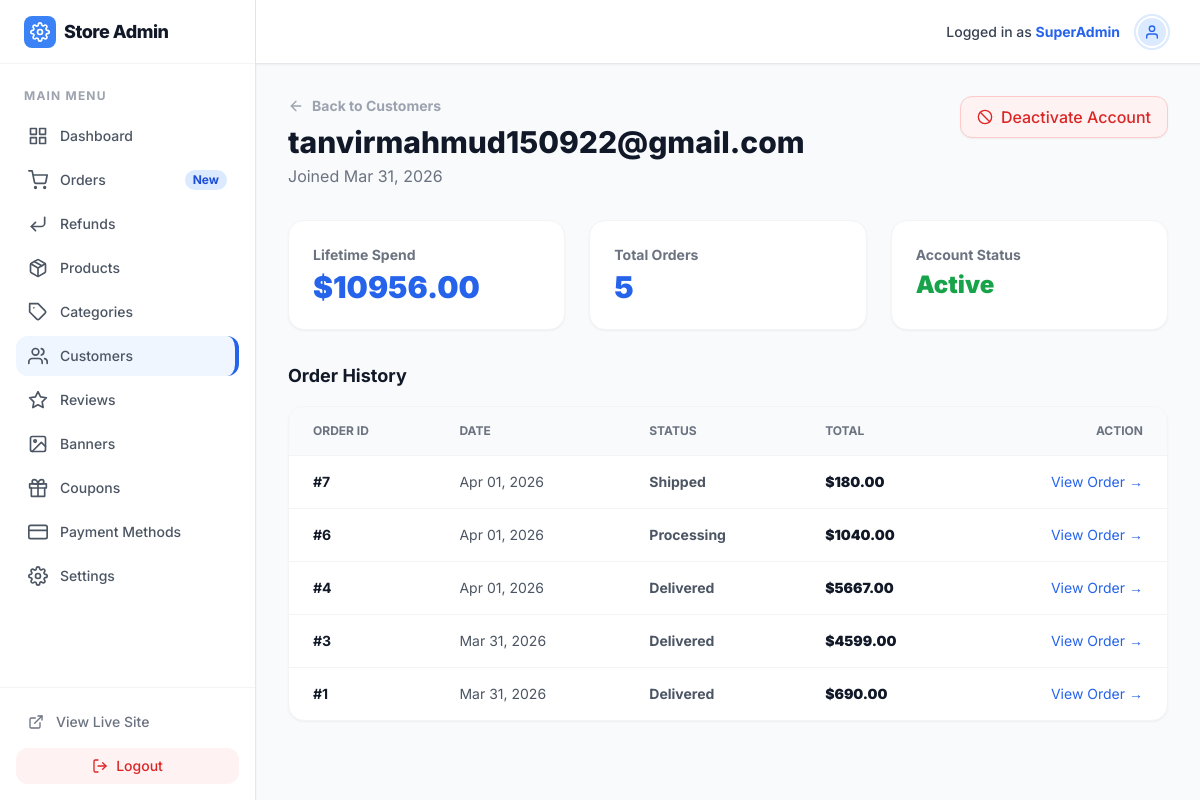
The page /store-admin/users/2/ (signed in) on the database its author committed.
### nexgen/models.py (models this page shows, shortened)
class CustomUser(AbstractBaseUser, PermissionsMixin):
    email = models.EmailField(unique=True)
    first_name = models.CharField(max_length=30, blank=True)
    last_name = models.CharField(max_length=30, blank=True)
    phone_number = models.CharField(max_length=20, blank=True)
    profile_picture = models.ImageField(upload_to='profiles/', blank=True, null=True)
    is_active = models.BooleanField(default=True)
    is_staff = models.BooleanField(default=False)
    date_joined = models.DateTimeField(default=timezone.now)
    notify_email = models.BooleanField(default=True)
    notify_sms = models.BooleanField(default=False)
    notify_push = models.BooleanField(default=True)
    objects = CustomUserManager()
    USERNAME_FIELD = 'email'
    REQUIRED_FIELDS = []

class Order(models.Model):
    STATUS_CHOICES = (
        ('Pending', 'Pending'),
        ('Processing', 'Processing'),
        ('Shipped', 'Shipped'),
        ('Out for Delivery', 'Out for Delivery'),
        ('Delivered', 'Delivered'),
        ('Cancelled', 'Cancelled'),
        ('Refund Requested', 'Refund Requested'),
    )
    user = models.ForeignKey(CustomUser, on_delete=models.CASCADE)
    status = models.CharField(max_length=25, choices=STATUS_CHOICES, default='Pending')
    total_price = models.DecimalField(max_digits=10, decimal_places=2)
    discount_amount = models.DecimalField(max_digits=10, decimal_places=2, default=0)
    coupon = models.ForeignKey('Coupon', null=True, blank=True, on_delete=models.SET_NULL)
    shipping_address = models.TextField()
    payment_provider = models.ForeignKey('PaymentMethod', null=True, blank=True, on_delete=models.SET_NULL)
    sender_number = models.CharField(max_length=20, blank=True)
    transaction_id = models.CharField(max_length=100, blank=True)
    is_paid = models.BooleanField(default=False)
    created_at = models.DateTimeField(auto_now_add=True)

### nexgen/admin_views.py (the view)
# urls.py: path('users/<int:pk>/', admin_views.admin_user_detail, name='admin_user_detail'),
@user_passes_test(is_admin, login_url='/store-admin/login/')
def admin_user_detail(request, pk):
    user_obj = get_object_or_404(CustomUser, pk=pk)
    user_orders = Order.objects.filter(user=user_obj).order_by('-created_at')
    lifetime_spend = sum(order.total_price for order in user_orders.filter(status='Delivered'))
    context = {
        'user_obj': user_obj,
        'user_orders': user_orders,
        'lifetime_spend': lifetime_spend,
    }
    return render(request, 'admin_panel/user_detail.html', context)

### nexgen/admin_views.py (called while the page is built)
def is_admin(user):
    return user.is_authenticated and user.is_staff

### nexgen/context_processors.py (called while the page is built)
def store_settings(request):
    try:
        settings = StoreSetting.objects.get(pk=1)
        currency = settings.currency
    except StoreSetting.DoesNotExist:
        currency = '$'
    banners = Banner.objects.filter(is_active=True).order_by('order')
    return {
        'STORE_CURRENCY': currency,
        'banners': banners
    }

### nexgen/templates/admin_panel/user_detail.html (shortened to what this page needs)
{% extends 'admin_panel/admin_base.html' %}
{% block content %}
<div class="mb-8 flex justify-between items-start">
    <div>
        <a href="{% url 'admin_users_list' %}" class="inline-flex items-center gap-2 text-sm font-bold text-gray-400 hover:text-gray-900 mb-2 transition-colors">
            <i data-feather="arrow-left" class="w-4 h-4"></i> Back to Customers
        </a>
        <h1 class="text-3xl font-extrabold text-gray-900">{{ user_obj.email }}</h1>
        <p class="text-gray-500 mt-1">Joined {{ user_obj.date_joined|date:"M d, Y" }}</p>
    </div>
    <form action="{% url 'admin_user_toggle_active' user_obj.id %}" method="post">
        {% if user_obj.is_active %}
            <button type="submit" onclick="return confirm('Disable this account? They will be unable to log in.');" class="bg-red-50 text-red-600 px-4 py-2 rounded-xl font-medium border border-red-200 hover:bg-red-100 transition-colors shadow-sm flex items-center gap-2">
                <i data-feather="slash" class="w-4 h-4"></i> Deactivate Account
            </button>
        {% else %}
            <button type="submit" class="bg-green-50 text-green-600 px-4 py-2 rounded-xl font-medium border border-green-200 hover:bg-green-100 transition-colors shadow-sm flex items-center gap-2">
                <i data-feather="check-circle" class="w-4 h-4"></i> Re-activate Account
            </button>
        {% endif %}
    </form>
</div>
<div class="grid grid-cols-1 md:grid-cols-3 gap-6 mb-8 text-gray-900">
    <div class="bg-white p-6 rounded-2xl shadow-sm border border-gray-100">
        <p class="text-sm font-bold text-gray-500 mb-1">Lifetime Spend</p>
        <h3 class="text-3xl font-black text-primary-600">${{ lifetime_spend }}</h3>
    </div>
    <div class="bg-white p-6 rounded-2xl shadow-sm border border-gray-100">
        <p class="text-sm font-bold text-gray-500 mb-1">Total Orders</p>
        <h3 class="text-3xl font-black text-blue-600">{{ user_orders.count }}</h3>
    </div>
    <div class="bg-white p-6 rounded-2xl shadow-sm border border-gray-100">
        <p class="text-sm font-bold text-gray-500 mb-1">Account Status</p>
        {% if user_obj.is_active %}
            <h3 class="text-2xl font-black text-green-600">Active</h3>
        {% else %}
            <h3 class="text-2xl font-black text-red-600">Disabled</h3>
        {% endif %}
    </div>
</div>
<h3 class="text-lg font-bold text-gray-900 mb-4">Order History</h3>
<div class="bg-white rounded-2xl shadow-sm border border-gray-100 overflow-hidden">
    <div class="overflow-x-auto">
        <table class="w-full text-left text-sm text-gray-600">
            <thead class="bg-gray-50 text-xs uppercase font-bold text-gray-500 border-b border-gray-100">
                <tr>
                    <th scope="col" class="px-6 py-4">Order ID</th>
                    <th scope="col" class="px-6 py-4">Date</th>
                    <th scope="col" class="px-6 py-4">Status</th>
                    <th scope="col" class="px-6 py-4">Total</th>
                    <th scope="col" class="px-6 py-4 text-right">Action</th>
                </tr>
            </thead>
            <tbody class="divide-y divide-gray-100">
                {% for order in user_orders %}
                <tr class="hover:bg-gray-50 transition-colors">
                    <td class="px-6 py-4 font-bold text-gray-900">#{{ order.id }}</td>
                    <td class="px-6 py-4">{{ order.created_at|date:"M d, Y" }}</td>
                    <td class="px-6 py-4">
                        <span class="font-bold">{{ order.status }}</span>
                    </td>
                    <td class="px-6 py-4 font-black text-gray-900">${{ order.total_price }}</td>
                    <td class="px-6 py-4 text-right">
                        <a href="{% url 'admin_order_detail' order.id %}" class="text-primary-600 hover:underline">View Order &rarr;</a>
                    </td>
                </tr>
                {% empty %}
                <tr>
                    <td colspan="5" class="px-6 py-8 text-center text-gray-500 font-medium">No orders found for this user.</td>
                </tr>
                {% endfor %}
            </tbody>
        </table>
    </div>
</div>
{% endblock %}

### nexgen/templates/admin_panel/admin_base.html (shortened to what this page needs)
<!DOCTYPE html>
<html lang="en">
<head>
    <script src="https://cdn.tailwindcss.com"></script>
</head>
<body class="text-gray-900 min-h-screen flex">
    <aside class="w-64 bg-white border-r border-gray-200 flex flex-col hidden md:flex fixed h-full z-10 shadow-sm">
        <div class="h-16 flex items-center px-6 border-b border-gray-100">
            <a href="{% url 'admin_dashboard' %}" class="flex items-center gap-2 group">
                <div class="bg-primary-500 rounded-lg p-1.5 flex items-center justify-center">
                    <i data-feather="settings" class="text-white w-5 h-5 group-hover:rotate-90 transition-transform duration-500"></i>
                </div>
                <span class="font-extrabold text-lg tracking-tight text-gray-900">Store Admin</span>
            </a>
        </div>
        <nav class="flex-1 py-6 flex flex-col gap-1 px-4">
            <p class="px-2 text-xs font-bold text-gray-400 uppercase tracking-widest mb-2">Main Menu</p>
            <a href="{% url 'admin_dashboard' %}" class="flex items-center gap-3 px-3 py-2.5 rounded-xl text-sm font-medium text-gray-600 hover:bg-gray-50 hover:text-gray-900 transition-colors ">
                <i data-feather="grid" class="w-5 h-5"></i> Dashboard
            </a>
            <a href="{% url 'admin_orders_list' %}" class="flex items-center gap-3 px-3 py-2.5 rounded-xl text-sm font-medium text-gray-600 hover:bg-gray-50 hover:text-gray-900 transition-colors {% if 'order' in request.resolver_match.url_name %}sidebar-active{% endif %}">
                <i data-feather="shopping-cart" class="w-5 h-5"></i> Orders
                <span class="ml-auto bg-primary-100 text-primary-700 py-0.5 px-2 rounded-full text-xs font-bold">New</span>
            </a>
            <a href="{% url 'admin_refunds_list' %}" class="flex items-center gap-3 px-3 py-2.5 rounded-xl text-sm font-medium text-gray-600 hover:bg-gray-50 hover:text-gray-900 transition-colors {% if 'refund' in request.resolver_match.url_name %}sidebar-active{% endif %}">
                <i data-feather="corner-down-left" class="w-5 h-5"></i> Refunds
            </a>
            <a href="{% url 'admin_products_list' %}" class="flex items-center gap-3 px-3 py-2.5 rounded-xl text-sm font-medium text-gray-600 hover:bg-gray-50 hover:text-gray-900 transition-colors {% if 'product' in request.resolver_match.url_name %}sidebar-active{% endif %}">
                <i data-feather="package" class="w-5 h-5"></i> Products
            </a>
            <a href="{% url 'admin_categories_list' %}" class="flex items-center gap-3 px-3 py-2.5 rounded-xl text-sm font-medium text-gray-600 hover:bg-gray-50 hover:text-gray-900 transition-colors {% if 'categor' in request.resolver_match.url_name %}sidebar-active{% endif %}">
                <i data-feather="tag" class="w-5 h-5"></i> Categories
            </a>
            <a href="{% url 'admin_users_list' %}" class="flex items-center gap-3 px-3 py-2.5 rounded-xl text-sm font-medium text-gray-600 hover:bg-gray-50 hover:text-gray-900 transition-colors {% if 'user' in request.resolver_match.url_name %}sidebar-active{% endif %}">
                <i data-feather="users" class="w-5 h-5"></i> Customers
            </a>
            <a href="{% url 'admin_reviews_queue' %}" class="flex items-center gap-3 px-3 py-2.5 rounded-xl text-sm font-medium text-gray-600 hover:bg-gray-50 hover:text-gray-900 transition-colors {% if 'review' in request.resolver_match.url_name %}sidebar-active{% endif %}">
                <i data-feather="star" class="w-5 h-5"></i> Reviews
            </a>
            <a href="{% url 'admin_banners_list' %}" class="flex items-center gap-3 px-3 py-2.5 rounded-xl text-sm font-medium text-gray-600 hover:bg-gray-50 hover:text-gray-900 transition-colors {% if 'banner' in request.resolver_match.url_name %}sidebar-active{% endif %}">
                <i data-feather="image" class="w-5 h-5"></i> Banners
            </a>
            <a href="{% url 'admin_coupons_list' %}" class="flex items-center gap-3 px-3 py-2.5 rounded-xl text-sm font-medium text-gray-600 hover:bg-gray-50 hover:text-gray-900 transition-colors {% if 'coupon' in request.resolver_match.url_name %}sidebar-active{% endif %}">
                <i data-feather="gift" class="w-5 h-5"></i> Coupons
            </a>
            <a href="{% url 'admin_payments_list' %}" class="flex items-center gap-3 px-3 py-2.5 rounded-xl text-sm font-medium text-gray-600 hover:bg-gray-50 hover:text-gray-900 transition-colors {% if 'payment' in request.resolver_match.url_name %}sidebar-active{% endif %}">
                <i data-feather="credit-card" class="w-5 h-5"></i> Payment Methods
            </a>
            <a href="{% url 'admin_settings' %}" class="flex items-center gap-3 px-3 py-2.5 rounded-xl text-sm font-medium text-gray-600 hover:bg-gray-50 hover:text-gray-900 transition-colors ">
                <i data-feather="settings" class="w-5 h-5"></i> Settings
            </a>
        </nav>
        <div class="p-4 border-t border-gray-100">
            <a href="{% url 'home' %}" class="flex items-center gap-3 px-3 py-2 rounded-xl text-sm font-medium text-gray-500 hover:bg-gray-100 transition-colors">
                <i data-feather="external-link" class="w-4 h-4"></i> View Live Site
            </a>
            <form method="post" action="{% url 'logout' %}" class="w-full mt-2">
                <button type="submit" class="w-full flex items-center justify-center gap-2 py-2 text-sm font-medium text-red-600 bg-red-50 rounded-xl hover:bg-red-100 transition-colors">
                    <i data-feather="log-out" class="w-4 h-4"></i> Logout
                </button>
            </form>
        </div>
    </aside>
    <div class="flex-1 md:ml-64 flex flex-col min-h-screen">
        <header class="h-16 bg-white border-b border-gray-200 flex items-center justify-end px-8 sticky top-0 z-40 shadow-sm">
            <div class="flex items-center gap-4">
                <span class="text-sm font-medium text-gray-700">Logged in as <strong class="text-primary-600">{{ request.user.first_name|default:"SuperAdmin" }}</strong></span>
                <div class="h-8 w-8 bg-primary-100 rounded-full flex items-center justify-center border border-primary-200 shadow-sm border-2 border-white ring-2 ring-primary-100">
                    <i data-feather="user" class="text-primary-600 w-4 h-4"></i>
                </div>
            </div>
        </header>
        <main class="flex-1 p-8">
            {% block content %}{% endblock %}
        </main>
    </div>
</body>
</html>

### nexgen/templates/admin_panel/admin_base.html (style rules this page uses)
body { font-family: 'Inter', sans-serif; background-color: #f8fafc; }
.sidebar-active { background-color: #eff6ff; color: #2563eb; font-weight: 600; border-right: 4px solid #2563eb; }

### rows shown on the page
CustomUser: user.first_name "SuperAdmin", email "tanvirmahmud150922@gmail.com", date_joined "Mar 31, 2026"
Order: id "7", created_at "Apr 01, 2026", status "Shipped", total_price "180.00"
Order: id "6", created_at "Apr 01, 2026", status "Processing", total_price "1040.00"
Order: id "4", created_at "Apr 01, 2026", status "Delivered", total_price "5667.00"
Order: id "3", created_at "Mar 31, 2026", status "Delivered", total_price "4599.00"
Order: id "1", created_at "Mar 31, 2026", status "Delivered", total_price "690.00"

### other values the page prints
{{ lifetime_spend }} "10956.00"
{{ user_orders.count }} "5"
